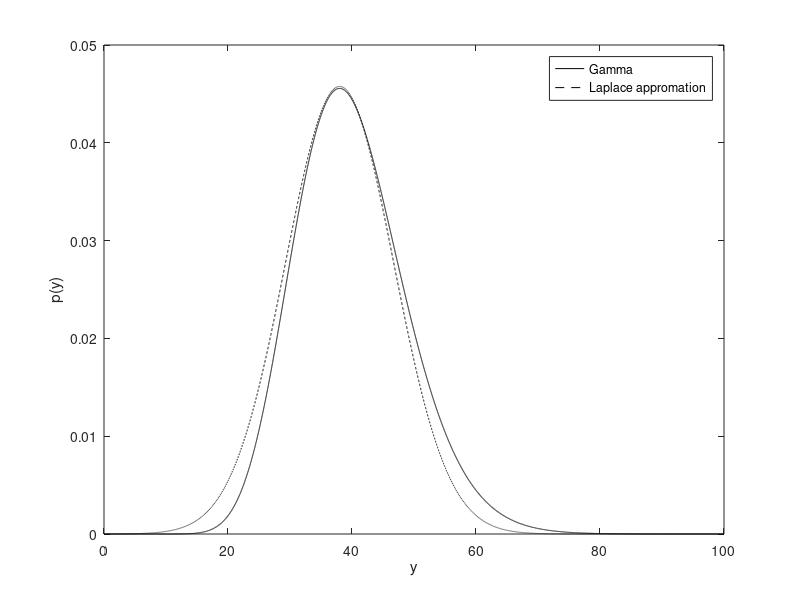
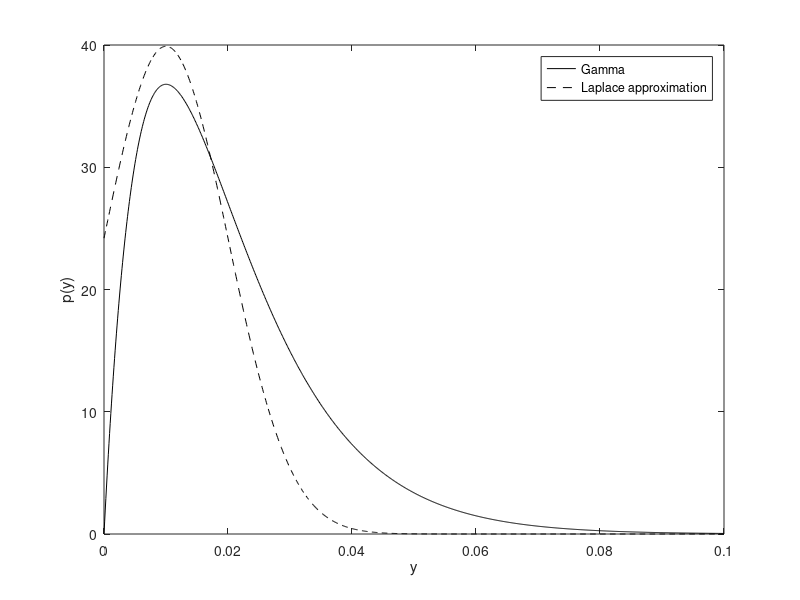

The MATLAB source for these figures, in order:
clear all;close all;clc;

%% Define the gamma parameters
alpha = 20;
beta = 0.5;
y_hat = (alpha - 1)/beta;%mode
ss = (alpha - 1)/beta^2;%variance

%% Plot the gamma and the approximate Gaussian
y = [0:0.01:100];
figure(1);hold off
plot(y,gampdf(y,alpha,1/beta),'k');
hold on
plot(y,normpdf(y,y_hat,sqrt(ss)),'k--');
xlabel('y');
ylabel('p(y)');
legend('Gamma','Laplace appromation');

%% Second example

alpha = 2;
beta = 100;

% Find the mode
y_hat = (alpha-1)/beta;
% Find the variance
ss = (alpha-1)/beta^2;

y = [0:0.0001:0.1];
figure(2);hold off
plot(y,gampdf(y,alpha,1/beta),'k'); %Note: Matlab uses an alternative parameterisation of the gamma function, hence the 1/beta.
hold on
plot(y,normpdf(y,y_hat,sqrt(ss)),'k--');
xlabel('y');
ylabel('p(y)');
legend('Gamma','Laplace approximation');
